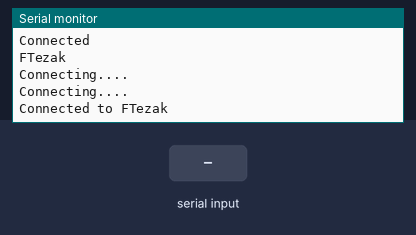
Bench run of a sketch on a simulated ESP8266 (NodeMCU). On the bench: the last lines printed to the serial monitor. The inputs (shaded band) are chosen by the test bench. WiFi joins after 1.5 s; servers stay silent unless stated; uploads are accepted with an empty reply.

Above: at 3.2 s.
3.3 s: "1" received over Serial
At 4.1 s:
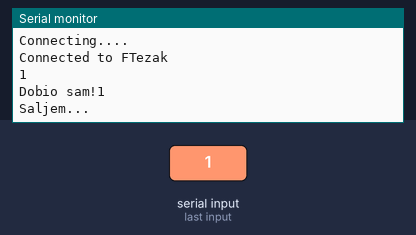
4.8 s: "0" received over Serial
At 7.3 s:
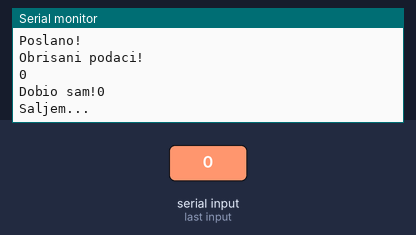
7.8 s: "2" received over Serial
At 10.5 s:
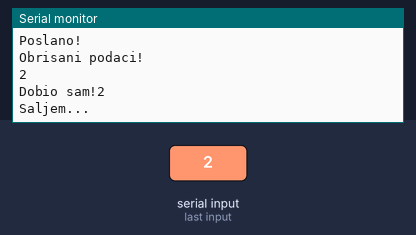
Timing chart, 0 to 12.0 s (numbered marks = the images above; inputs shaded):
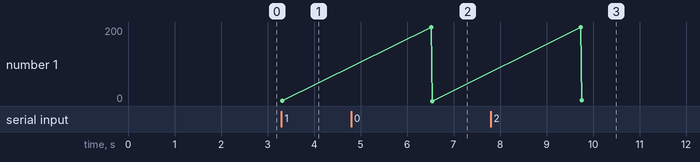

Measured:
- after the input at 3.3 s, the serial monitor: prints a new line at once (image 1)
- after the input at 4.8 s, the serial monitor: prints a new line after 1.7 s (image 2)
- after the input at 7.8 s, the serial monitor: prints a new line after 2.0 s (image 3)
- plotted number 1: 1 → 0 after the input at 4.8 s

The sketch:

Modu_WiFi.ino
```cpp
#include <ESP8266WiFi.h>
#include <ESP8266HTTPClient.h>

const char* ssid = "FTezak";
const char* password = "12341234";

String data="";
char rc;

void setup () {

  Serial.begin(115200);
  WiFi.begin(ssid, password);

  Serial.println("");
  Serial.println("Connected");
  Serial.println(ssid);

  while (WiFi.status() != WL_CONNECTED) {

  delay(1000);
  Serial.println("Connecting....");

  }

  Serial.print("Connected to ");
  Serial.println(ssid);

}

void loop() {


 if (Serial.available())
 {
  delay(20);
  while(Serial.available())
{
  rc = Serial.read();
  data.concat(rc);
}
Serial.println(data);

 }

  if(data != "")
  {
    Serial.print("Dobio sam!");
    Serial.println(data);

    if (WiFi.status() == WL_CONNECTED && data != "") {
   Serial.println("Saljem...");
    HTTPClient http;

    http.begin("http://pamtim.com/Weight/insert/?data=" + data);

    int httpCode = http.GET();  // pošalji zahtjev

    delay(3000);

    Serial.println(httpCode);

    if (httpCode > 0) {

      String payload = http.getString();
      Serial.println(payload);
       Serial.println("Poslano!");
    }
    else{
      Serial.println("Greška");
    }

    http.end();   //Zatvori konekciju

    data = "";
   Serial.println("Obrisani podaci!");
    }
  }
 }
```
